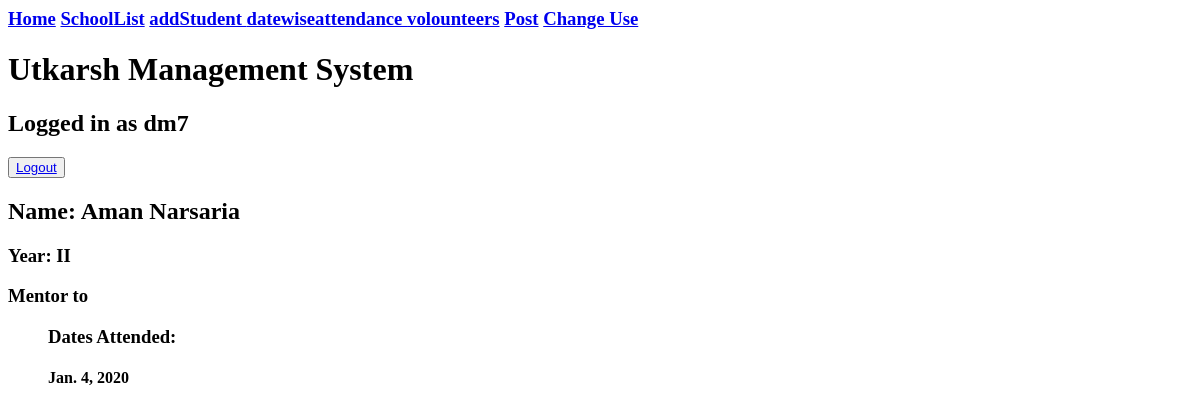
Before: /utkarsh/volounteer/4 (signed in) with the older database file.
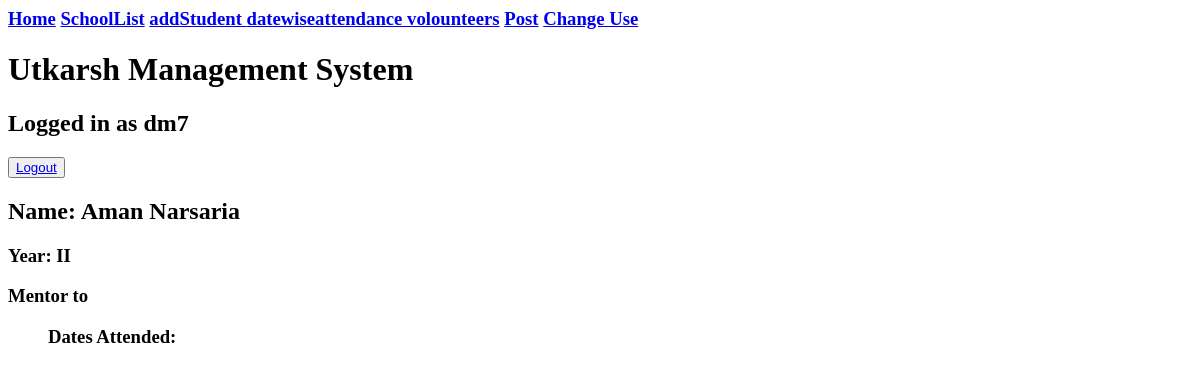
After: the same page with the newer database file.
### attendance/models.py (models this page shows)
class volounteerAttendance(models.Model):
    volounteer_name1=models.ForeignKey(Volounteer,on_delete=models.CASCADE)
    date=models.DateField()
    has_attended=models.CharField(choices=attendance_choices,max_length=50)

### attendance/views.py (the view)
# urls.py: path('volounteer/<int:id>',views.volounteer_details,name='volounteer_details'),
@login_required
def volounteer_details(request,id):
    context={}
    context['user']=User.username
    context['volounteer']=Volounteer.objects.get(id=id)
    context['attendance']=volounteerAttendance.objects.filter(volounteer_name1=Volounteer.objects.get(id=id),has_attended='Present')
    context['students']=Student.objects.filter(mentor=Volounteer.objects.get(id=id))
    return render(request,'details_volounteer.html',context)

### attendance/templates/details_volounteer.html (shortened to what this page needs)
{% extends 'base.html'%}
{% block content%}
<h2>Name:   {{volounteer.volounteer_name}}</h2>
<h3>Year:   {{volounteer.volounteer_year}}</h3>
<h3>Mentor to</h3>
<ul>
<h3>Dates Attended:</h3>
{% for d in attendance%}
<h4>{{d.date}}</h4>
{% endfor %}
{% endblock %}

Changed rows visible on the page:
removed volounteerAttendance: date "Jan. 4, 2020"
